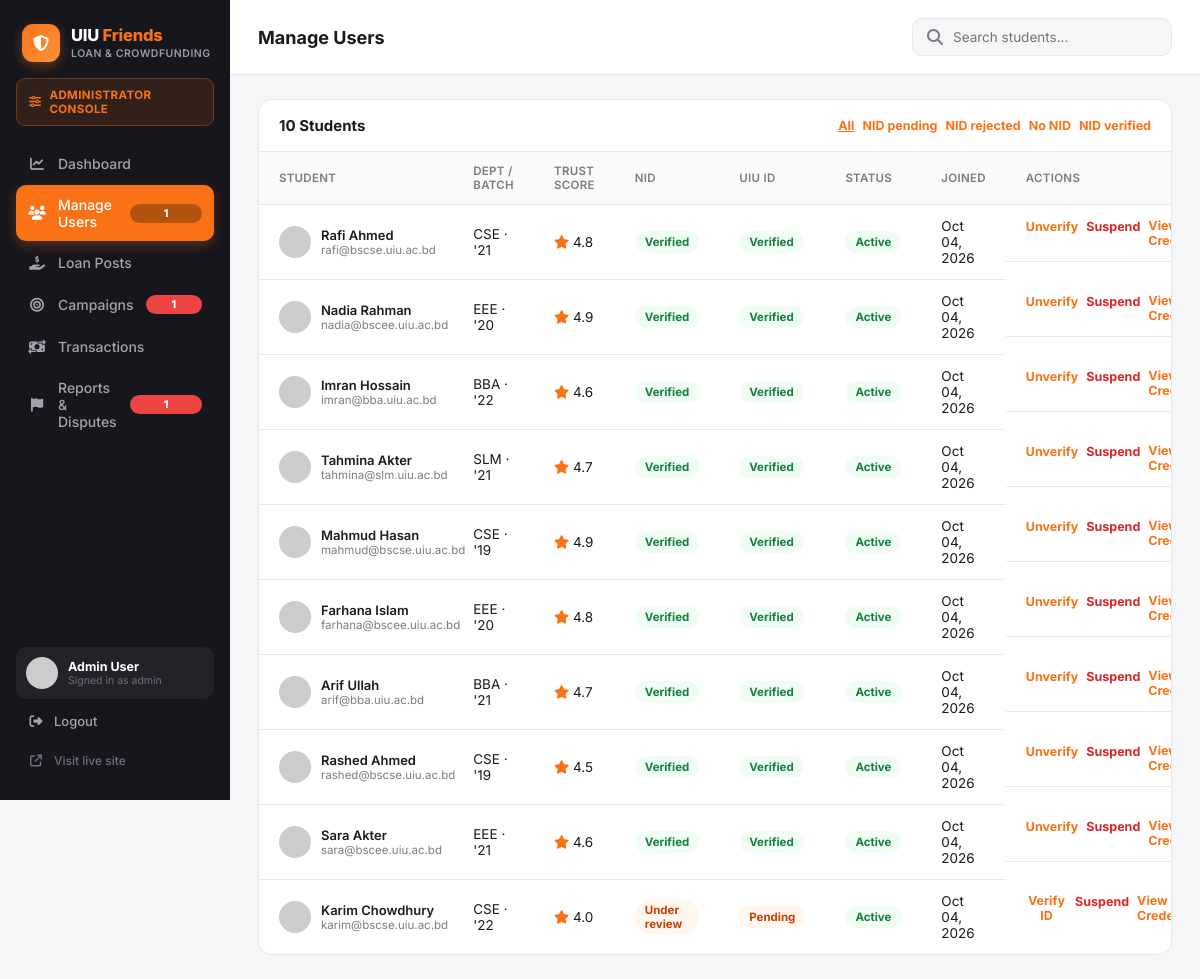
/admin/users.php (signed in), run on the app's committed database.
### tables this page shows
CREATE TABLE users (
    id                      INT AUTO_INCREMENT PRIMARY KEY,
    full_name               VARCHAR(120)  NOT NULL,
    email                   VARCHAR(150)  NOT NULL UNIQUE,
    password_hash           VARCHAR(255)  NOT NULL,
    student_id              VARCHAR(30)   NOT NULL UNIQUE,
    department              VARCHAR(20)   NOT NULL,
    batch                   VARCHAR(10)   NOT NULL,
    phone                   VARCHAR(20)   DEFAULT NULL,
    avatar                  VARCHAR(255)  DEFAULT 'assets/img/default-avatar.svg',
    role                    ENUM('user','admin') NOT NULL DEFAULT 'user',
    trust_score             DECIMAL(3,2)  NOT NULL DEFAULT 4.00,
    uiu_id_verified         TINYINT(1)    NOT NULL DEFAULT 0,
    email_verified          TINYINT(1)    NOT NULL DEFAULT 0,
    phone_verified          TINYINT(1)    NOT NULL DEFAULT 0,
    payment_linked          TINYINT(1)    NOT NULL DEFAULT 0,
    agreement_accepted      TINYINT(1)    NOT NULL DEFAULT 0,
     
    nid_number              VARCHAR(20)   DEFAULT NULL UNIQUE,
    date_of_birth           DATE          DEFAULT NULL,
    address                 VARCHAR(255)  DEFAULT NULL,
    nid_front               VARCHAR(255)  DEFAULT NULL,
    nid_back                VARCHAR(255)  DEFAULT NULL,
    nid_status              ENUM('not_submitted','pending','verified','rejected') NOT NULL DEFAULT 'not_submitted',
    nid_reject_reason       VARCHAR(255)  DEFAULT NULL,
    nid_submitted_at        DATETIME      DEFAULT NULL,
    status                  ENUM('active','suspended') NOT NULL DEFAULT 'active',
    created_at              DATETIME      NOT NULL DEFAULT CURRENT_TIMESTAMP
);

### admin/users.php (the view, shortened to what this page needs)
<?php
require_once __DIR__ . '/../includes/functions.php';
$admin = current_admin();
$active = 'users.php';
$q = trim($_GET['q'] ?? '');
$nidFilter = $_GET['nid'] ?? '';
$sql = "SELECT * FROM users WHERE role='user'";
$params = [];
$sql .= " ORDER BY created_at DESC";
$stmt = $pdo->prepare($sql);
$stmt->execute($params);
$users = $stmt->fetchAll();
include __DIR__ . '/../includes/header.php';
?>
<div class="admin-shell">
  <?php include __DIR__ . '/includes/sidebar.php'; ?>
  <div class="admin-main">
    <div class="admin-topbar">
      <h1>Manage Users</h1>
      <form method="get" class="search-box"><i class="fa-solid fa-magnifying-glass"></i><input type="text" name="q" value="<?= e($q) ?>" placeholder="Search students..."></form>
    </div>
    <div class="admin-content">
      <div class="admin-table-card">
        <div class="head"><h3><?= count($users) ?> Students</h3>
          <div class="table-actions">
            <a href="users.php" class="link-btn" style="<?= $nidFilter===''?'text-decoration:underline;':'' ?>">All</a>
            <a href="users.php?nid=pending" class="link-btn" style="<?= $nidFilter==='pending'?'text-decoration:underline;':'' ?>">NID pending</a>
            <a href="users.php?nid=rejected" class="link-btn" style="<?= $nidFilter==='rejected'?'text-decoration:underline;':'' ?>">NID rejected</a>
            <a href="users.php?nid=not_submitted" class="link-btn" style="<?= $nidFilter==='not_submitted'?'text-decoration:underline;':'' ?>">No NID</a>
            <a href="users.php?nid=verified" class="link-btn" style="<?= $nidFilter==='verified'?'text-decoration:underline;':'' ?>">NID verified</a>
          </div></div>
        <table class="admin-table">
          <tr><th>Student</th><th>Dept / Batch</th><th>Trust Score</th><th>NID</th><th>UIU ID</th><th>Status</th><th>Joined</th><th>Actions</th></tr>
          <?php foreach ($users as $us): ?>
          <tr>
            <td><div class="mini-user"><img src="<?= e($us['avatar']) ?>"><div><div class="n"><?= e($us['full_name']) ?></div><div class="s"><?= e($us['email']) ?></div></div></div></td>
            <td><?= e($us['department']) ?> · '<?= substr($us['batch'],-2) ?></td>
            <td><i class="fa-solid fa-star" style="color:#f97316;"></i> <?= number_format($us['trust_score'],1) ?></td>
            <td><?= nid_status_pill($us['nid_status']) ?></td>
            <td><?= $us['uiu_id_verified'] ? '<span class="pill pill-green">Verified</span>' : '<span class="pill pill-orange">Pending</span>' ?></td>
            <td><?= $us['status']==='active' ? '<span class="pill pill-green">Active</span>' : '<span class="pill pill-red">Suspended</span>' ?></td>
            <td><?= date('M d, Y', strtotime($us['created_at'])) ?></td>
            <td class="table-actions">
              <form method="post" class="inline"><button class="link-btn" type="submit"><?= $us['uiu_id_verified']?'Unverify':'Verify ID' ?></button></form>
              <form method="post" class="inline"><button class="link-btn danger" type="submit"><?= $us['status']==='active'?'Suspend':'Activate' ?></button></form>
              <a href="view_user.php?id=<?= $us['id'] ?>" class="link-btn">View Credentials</a>
            </td>
          </tr>
          <?php endforeach; ?>
        </table>
      </div>
    </div>
  </div>
</div>
</body>
</html>

### admin/includes/sidebar.php (shortened to what this page needs)
<?php
global $pdo;
$navPendingPosts = (int)$pdo->query("SELECT COUNT(*) c FROM loan_posts WHERE admin_status='pending'")->fetch()['c'];
$navPendingCamps = (int)$pdo->query("SELECT COUNT(*) c FROM campaigns WHERE admin_status='pending'")->fetch()['c'];
$navUnverified   = (int)$pdo->query("SELECT COUNT(*) c FROM users WHERE role='user' AND nid_status='pending'")->fetch()['c'];
$navOpenReports  = (int)$pdo->query("SELECT COUNT(*) c FROM reports WHERE status='open'")->fetch()['c'];
$nav = [
    'dashboard.php'    => ['icon' => 'fa-chart-line',         'label' => 'Dashboard',          'badge' => 0],
    'users.php'        => ['icon' => 'fa-users',              'label' => 'Manage Users',       'badge' => $navUnverified],
    'loan_posts.php'   => ['icon' => 'fa-hand-holding-dollar','label' => 'Loan Posts',         'badge' => $navPendingPosts],
    'campaigns.php'    => ['icon' => 'fa-bullseye',           'label' => 'Campaigns',          'badge' => $navPendingCamps],
    'transactions.php' => ['icon' => 'fa-money-bill-transfer','label' => 'Transactions',       'badge' => 0],
    'reports.php'      => ['icon' => 'fa-flag',               'label' => 'Reports & Disputes', 'badge' => $navOpenReports],
];
?>
<aside class="admin-sidebar">
  <a href="dashboard.php" class="admin-brand">
    <div class="admin-brand-mark"><i class="fa-solid fa-shield-halved"></i></div>
    <div class="admin-brand-text">
      <div class="admin-brand-name">UIU <span>Friends</span></div>
      <div class="admin-brand-sub">Loan &amp; Crowdfunding</div>
    </div>
  </a>
  <div class="admin-console-badge">
    <i class="fa-solid fa-sliders"></i>
    <span>Administrator Console</span>
  </div>
  <nav class="admin-nav">
    <?php foreach ($nav as $file => $item): ?>
      <a href="<?= $file ?>" class="<?= $active === $file ? 'active' : '' ?>">
        <i class="fa-solid <?= $item['icon'] ?>"></i>
        <span><?= $item['label'] ?></span>
        <?php if ($item['badge'] > 0): ?>
          <span class="admin-nav-badge"><?= $item['badge'] ?></span>
        <?php endif; ?>
      </a>
    <?php endforeach; ?>
  </nav>
  <div class="admin-userbox">
    <img src="<?= e($admin['avatar'] ?? '../assets/img/default-avatar.svg') ?>" alt="">
    <div class="admin-userbox-text">
      <div class="n"><?= e($admin['full_name'] ?? 'Administrator') ?></div>
      <div class="s">Signed in as admin</div>
    </div>
  </div>
  <a href="logout.php" class="admin-logout"><i class="fa-solid fa-right-from-bracket"></i> Logout</a>
  <a href="../home.php" target="_blank" class="admin-visit"><i class="fa-solid fa-arrow-up-right-from-square"></i> Visit live site</a>
</aside>

### includes/functions.php (shortened to what this page needs)
<?php
require_once __DIR__ . '/../config/db.php';
function current_admin(): ?array {
    global $pdo;
    $stmt = $pdo->prepare("SELECT * FROM users WHERE id = ? AND role = 'admin'");
    $stmt->execute([$_SESSION['admin_id']]);
    return $stmt->fetch() ?: null;
}
function e(?string $str): string {
    return htmlspecialchars($str ?? '', ENT_QUOTES, 'UTF-8');
}
function nid_status_label(string $status): string {
    return [
        'not_submitted' => 'Not submitted',
        'pending'       => 'Under review',
        'verified'      => 'Verified',
        'rejected'      => 'Rejected',
    ][$status] ?? $status;
}
function nid_status_pill(string $status): string {
    $cls = ['verified' => 'pill-green', 'pending' => 'pill-orange', 'rejected' => 'pill-red', 'not_submitted' => 'pill-gray'][$status] ?? 'pill-gray';
    return '<span class="pill ' . $cls . '">' . e(nid_status_label($status)) . '</span>';
}

### assets/css/style.css (style rules this page uses)
:root { --orange: #f97316; --orange-dark: #ea580c; --sidebar-bg: #16161d; --sidebar-text: #a3a3ad; --sidebar-active: #f97316; --bg: #f5f6f8; --card-bg: #ffffff; --border: #e8e8ec; --text-dark: #1a1a1f; --text-muted: #7b7b85; --green: #16a34a; --radius: 14px; --shadow: 0 1px 3px rgba(0,0,0,.06), 0 1px 2px rgba(0,0,0,.04); }
* { box-sizing: border-box; }
body { margin: 0; font-family: 'Inter', -apple-system, BlinkMacSystemFont, 'Segoe UI', sans-serif; background: var(--bg); color: var(--text-dark); }
a { text-decoration: none; color: inherit; }
img { max-width: 100%; display: block; }
button { font-family: inherit; cursor: pointer; }
input, select, textarea { font-family: inherit; }
.search-box { display: flex; align-items: center; gap: 8px; background: var(--bg); border: 1px solid var(--border); border-radius: 10px; padding: 9px 14px; width: 260px; color: var(--text-muted); }
.search-box input { border: none; background: transparent; outline: none; width: 100%; font-size: 13.5px; color: var(--text-dark); }

### data on the page
users: full_name "Admin User"
users: full_name "Rafi Ahmed", email "rafi@bscse.uiu.ac.bd", department "CSE", batch "21", trust_score "4.8", nid_status "Verified", uiu_id_verified "Verified", status "Active", created_at "Oct 04, 2026"
users: full_name "Nadia Rahman", email "nadia@bscee.uiu.ac.bd", department "EEE", batch "20", trust_score "4.9", nid_status "Verified", uiu_id_verified "Verified", status "Active", created_at "Oct 04, 2026"
users: full_name "Imran Hossain", email "imran@bba.uiu.ac.bd", department "BBA", batch "22", trust_score "4.6", nid_status "Verified", uiu_id_verified "Verified", status "Active", created_at "Oct 04, 2026"
users: full_name "Tahmina Akter", email "tahmina@slm.uiu.ac.bd", department "SLM", batch "21", trust_score "4.7", nid_status "Verified", uiu_id_verified "Verified", status "Active", created_at "Oct 04, 2026"
users: full_name "Mahmud Hasan", email "mahmud@bscse.uiu.ac.bd", department "CSE", batch "19", trust_score "4.9", nid_status "Verified", uiu_id_verified "Verified", status "Active", created_at "Oct 04, 2026"
users: full_name "Farhana Islam", email "farhana@bscee.uiu.ac.bd", department "EEE", batch "20", trust_score "4.8", nid_status "Verified", uiu_id_verified "Verified", status "Active", created_at "Oct 04, 2026"
users: full_name "Arif Ullah", email "arif@bba.uiu.ac.bd", department "BBA", batch "21", trust_score "4.7", nid_status "Verified", uiu_id_verified "Verified", status "Active", created_at "Oct 04, 2026"
users: full_name "Rashed Ahmed", email "rashed@bscse.uiu.ac.bd", department "CSE", batch "19", trust_score "4.5", nid_status "Verified", uiu_id_verified "Verified", status "Active", created_at "Oct 04, 2026"
users: full_name "Sara Akter", email "sara@bscee.uiu.ac.bd", department "EEE", batch "21", trust_score "4.6", nid_status "Verified", uiu_id_verified "Verified", status "Active", created_at "Oct 04, 2026"
users: full_name "Karim Chowdhury", email "karim@bscse.uiu.ac.bd", department "CSE", batch "22", trust_score "4.0", nid_status "Under review", uiu_id_verified "Pending", status "Active", created_at "Oct 04, 2026"

### other printed values
$item['label'] "Dashboard"
$item['label'] "Manage Users"
$item['badge'] "1"
$item['label'] "Loan Posts"
$item['label'] "Campaigns"
$item['label'] "Transactions"
$item['label'] "Reports & Disputes"
count($users) "10"
